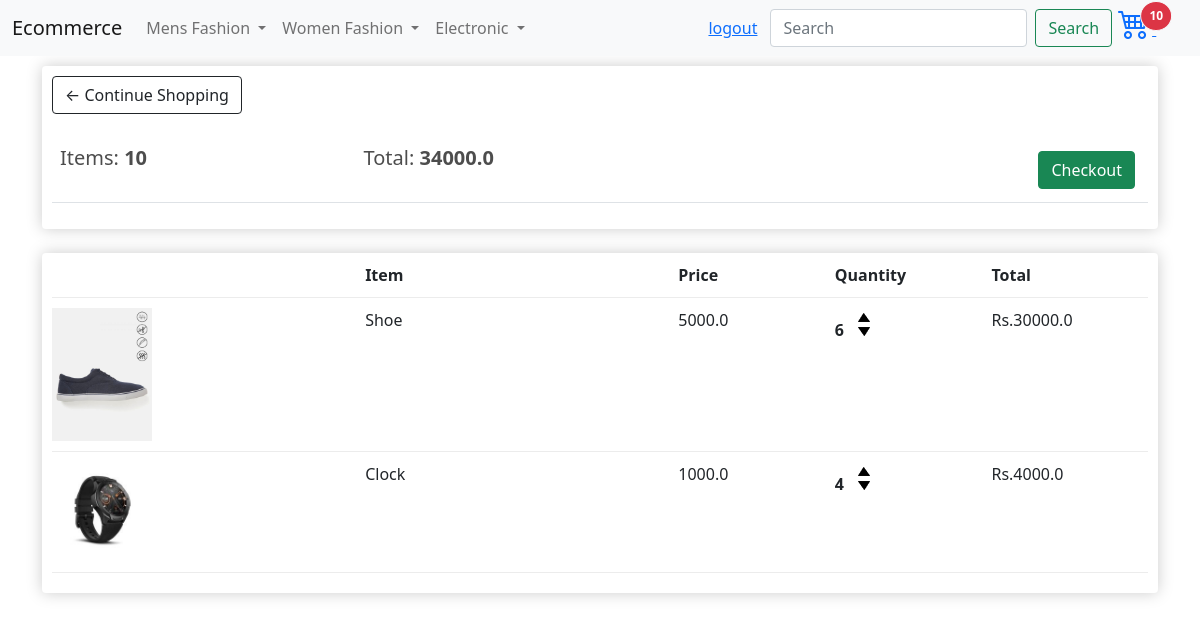
Before: /cart/ (signed in) with the older database file.
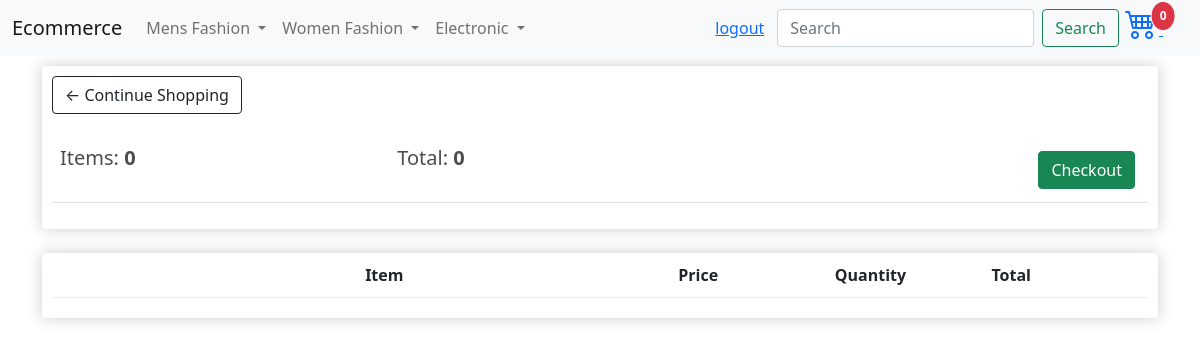
After: the same page with the newer database file.
### store/models.py (models this page shows, shortened)
class Order(models.Model):
    customer = models.ForeignKey(Customer, on_delete=models.SET_NULL, null=True, blank=True)
    date_ordered = models.DateTimeField(auto_now_add=True)
    complete = models.BooleanField(default=False)
    transaction_id = models.CharField(max_length=100, null=True)
    @property
    def get_cart_total(self):
        orderitems = self.orderitem_set.all()
        total = sum([item.get_total for item in orderitems])
        return total
    @property
    def get_cart_items(self):
        orderitems = self.orderitem_set.all()
        total = sum([item.quantity for item in orderitems])
        return total

class OrderItem(models.Model):
    product = models.ForeignKey(Product, on_delete=models.SET_NULL, null=True)
    order = models.ForeignKey(Order, on_delete=models.SET_NULL, null=True)
    quantity = models.IntegerField(default=0, null=True, blank=True)
    date_added = models.DateTimeField(auto_now_add=True)
    @property
    def get_total(self):
        total = self.product.price * self.quantity
        return total

class Product(models.Model):
    product_status = (
        ('N',"New"),
        ('T',"Trending"),
        ('X','Excel'),
            )
    category_type = (
        ("Men","Men"),
        ("Women","Women"),
        ("Electronic","Electronic"),
        ("Book","Book"),)
    name = models.CharField(max_length=200)
    price = models.FloatField()
    category = models.CharField(max_length=10,choices=category_type,null=True, blank=True)
    status = models.CharField(max_length=1,choices= product_status,null=True, blank=True)
    description = models.TextField(null=True,blank = True)
    featured = models.ImageField(null=True, blank=True)
    @property
    def imageURL(self):
        try:
            url = self.featured.url
        except:
            url = ''
        return url

### store/views.py (the view)
# urls.py: path('cart/', views.cart , name = 'cart'),
def cart(request):
    data = cartData(request)
    cartItems = data['cartItems']
    order = data['order']
    items = data['items']
    context = {'items':items, 'order':order, 'cartItems':cartItems}
    return render(request, 'store/cart.html', context)

### store/utils.py (called while the page is built)
def cartData(request):
    if request.user.is_authenticated:
        customer = request.user.customer
        order, created = Order.objects.get_or_create(customer=customer, complete=False)
        items = order.orderitem_set.all()
        cartItems = order.get_cart_items
    else:
        cookieData = cookieCart(request)
        cartItems = cookieData['cartItems']
        order = cookieData['order']
        items = cookieData['items']
    return {'cartItems':cartItems ,'order':order, 'items':items}

### store/templates/store/cart.html
{% extends 'store/main.html' %}
{% load static %}
{% block content %}
    <div class="container">
        <div class="col-lg-12">
            <div class="box-element">
                <a  class="btn btn-outline-dark" href="{% url 'store' %}">&#x2190; Continue Shopping</a>
                <br>
                <br>
                <table class="table">
                    <tr>
                        <th><h5>Items: <strong id="total_items"> {{ order.get_cart_items }}</strong></h5></th>
                        <th><h5>Total:<strong id="total_price"> {{ order.get_cart_total }}</strong></h5></th>
                        <th>
                        <a  style="float:right; margin:5px;" class="btn btn-success" href="{% url 'checkout' %}">Checkout</a>
                        </th>
                    </tr>
                </table>
            </div>
            <br>
            <div class="box-element">
                <div class="cart-row">
                    <div style="flex:2"></div>
                    <div style="flex:2"><strong>Item</strong></div>
                    <div style="flex:1"><strong>Price</strong></div>
                    <div style="flex:1"><strong>Quantity</strong></div>
                    <div style="flex:1"><strong>Total</strong></div>
                </div>
                {% for item in items%}
                <div class="cart-row">
                    <div style="flex:2"><img class="row-image" src={{ item.product.imageURL }}></div>
                    <div style="flex:2"><p>{{ item.product.name }}</p></div>
                    <div style="flex:1"><p>{{ item.product.price }}</p></div>
                    <div style="flex:1" class="{{item.product.id}}">
                        {% if user.is_authenticated%}
                            <p class="quantity" id="{{item.product.id}}">{{ item.quantity }}</p>
                        {% else %}
                        <p class="quantity" id="{{item.product.id}}">{{ item.quantity }}</p>
                        {% endif %}
                        <div class="quantity">
                            <img data-product="{{ item.product.id }}" data-price="{{ item.product.price }}" data-action="add" class="chg-quantity update-cart" src="{% static  'images/arrow-up.png' %}">
                            <img data-product=" {{ item.product.id }} " data-price="{{ item.product.price }}" data-action = "remove" class="chg-quantity update-cart" src="{% static  'images/arrow-down.png' %}">
                        </div>
                    </div>
                    <div style="flex:1"><p>Rs.{{ item.get_total }}</p></div>
                </div>
                {% endfor %}
            </div>
        </div>
    </div>
{% endblock content %}

Changed rows visible on the page:
removed OrderItem: product.imageURL (picture), product.name "Shoe", product.price "5000.0", quantity "6", get_total "30000.0"
removed OrderItem: product.imageURL (picture), product.name "Clock", product.price "1000.0", quantity "4", get_total "4000.0"
changed Order: get_cart_items "10" → "0"; get_cart_total "34000.0" → "0"
Other visible differences:
{{ cartItems }}: "10" → "0"
